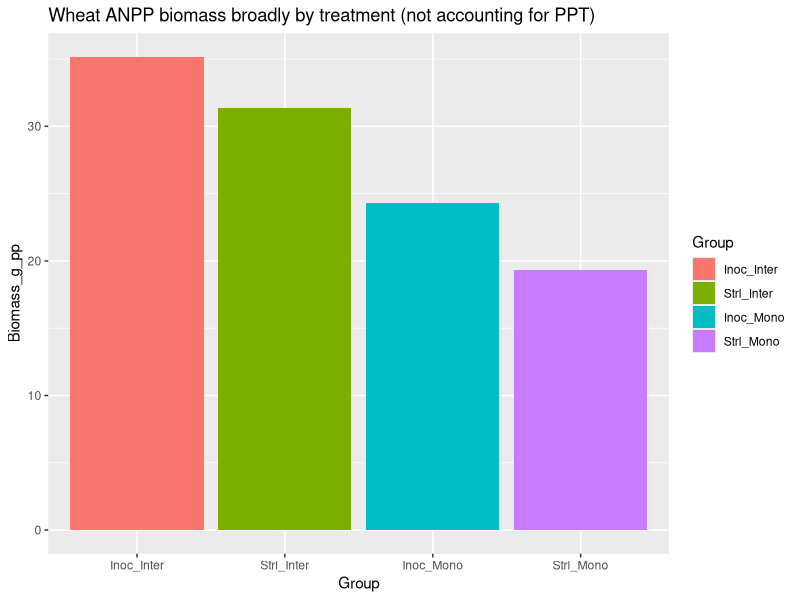
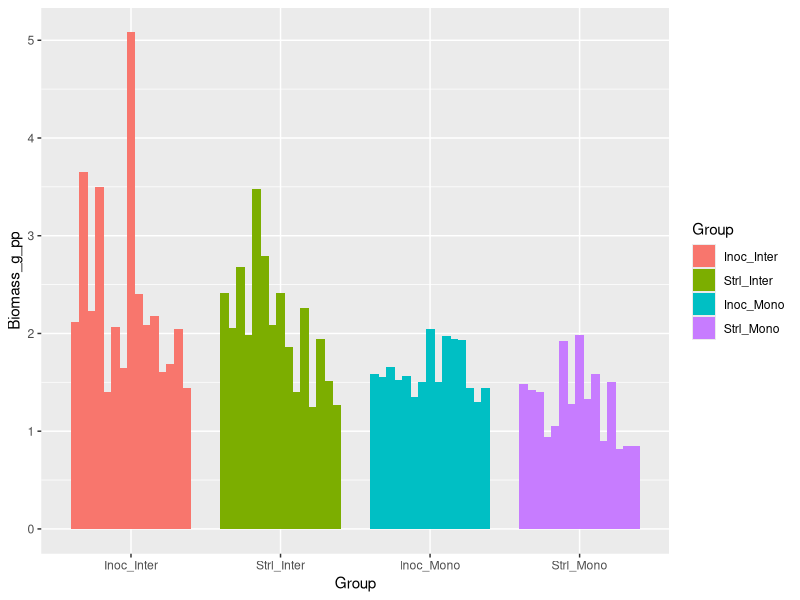

These charts were generated, in order, by the following R code: (Note: this script raises an error after producing the figures.)
## ---- chunk 1
knitr::opts_chunk$set(echo = TRUE)
## ---- chunk 2

library(tidyverse)
library(broom)
library(knitr)
library(dplyr)
## ---- chunk 3
# Loading in data to explore

ANPP <- read.csv("Biomass/ANPP_Wheat_Weights.csv")

ANPP <- ANPP %>%
  mutate(
    Inoculation = factor(Inoculation),
    Polyculture = factor(Polyculture),
    Group = interaction(Inoculation, Polyculture, sep = "_")
  )

# Adding a column for continuous water volumes: based on the assumption that the emitters are 2 gal/hr 

ANPP <- ANPP %>%
  mutate(
    Water_gal_per_wk = case_when(
      Water == "Control"  ~ 48,
      Water == "Moderate" ~ 32,
      Water == "Severe"   ~ 16,
      TRUE ~ NA_real_
    )
  )

# Adding a column which is ppt per plant (continuous)

ANPP <- ANPP %>%
  mutate(
    Water_gal_per_plant_wk = Water_gal_per_wk / Num_wheat_pot
  )

## ---- chunk 4
# Without sorting by ppt at all

ggplot(ANPP, aes(x = Group, y = Biomass_g_pp, fill = Group)) + 
  geom_col() +
  ggtitle("Wheat ANPP biomass broadly by treatment (not accounting for PPT)")

## ---- chunk 5
# With each bar individual; as you can see there is a lot of variation, hopefully due to ppt

ANPP <- ANPP %>%
  mutate(
    Inoculation = factor(Inoculation),
    Polyculture = factor(Polyculture),
    Group = interaction(Inoculation, Polyculture, sep = "_"),
    Rep = factor(row_number())
  )

ggplot(ANPP, aes(x = Group, y = Biomass_g_pp, fill = Group)) +
  geom_col(aes(group = Rep), position = position_dodge(width = 0.8))

## ---- chunk 6
knitr::include_graphics("Biomass/ANPP/expected.png")
## ---- chunk 7
# With each bar individual and ppt

ANPP <- ANPP %>%
  mutate(
    Inoculation = factor(Inoculation),
    Polyculture = factor(Polyculture),
    Water = factor(Water, levels = c("Control", "Moderate", "Severe")),
    Group = interaction(Inoculation, Polyculture, sep = "_")
  )

ggplot(ANPP, aes(x = Group, y = Biomass_g_pp, fill = Water)) +
  geom_col(position = "dodge") +
  ggtitle("Wheat ANPP biomass by PPT and treatments")

## ---- chunk 8

# Bar graph looking at water with the individual points plotted on trop
ggplot(ANPP, aes(x = Water, y = Biomass_g_pp)) +
  stat_summary(fun = mean, geom = "col", width = 0.6) +
  geom_jitter(width = 0.15, alpha = 0.6) +
  ggtitle("ANPP biomass by PPT, all treatments")


## ---- chunk 9
# The same thing (kind of) but as a boxplot with the scattered points

#This code is redundant but good for copy paste later?
ANPP <- ANPP %>%
  mutate(
    Water = factor(Water, levels = c("Control", "Moderate", "Severe"))
  )

# The plot
ggplot(ANPP, aes(x = Water, y = Biomass_g_pp)) +
  geom_boxplot(outlier.shape = NA) +
  geom_jitter(width = 0.15, alpha = 0.6) +
  ggtitle("ANPP biomass by PPT, all treatments")
## ---- chunk 10
# Looking at just monocropped

ANPP <- ANPP %>%
  mutate(
    Water = factor(Water, levels = c("Control", "Moderate", "Severe")),
    Inoculation = factor(Inoculation),
    Polyculture = factor(Polyculture)
  )

ANPP_inter <- ANPP %>%
  filter(Polyculture == "Mono")

ggplot(ANPP_inter, aes(x = Water, y = Biomass_g_pp)) +
  geom_boxplot(outlier.shape = NA) +
  geom_jitter(width = 0.15, alpha = 0.6) +
  ggtitle("ANPP biomass by PPT, Monocropped treatments only")

## ---- chunk 11
# Looking at just intercropped

ANPP <- ANPP %>%
  mutate(
    Water = factor(Water, levels = c("Control", "Moderate", "Severe")),
    Inoculation = factor(Inoculation),
    Polyculture = factor(Polyculture)
  )

ANPP_inter <- ANPP %>%
  filter(Polyculture == "Inter")

ggplot(ANPP_inter, aes(x = Water, y = Biomass_g_pp)) +
  geom_boxplot(outlier.shape = NA) +
  geom_jitter(width = 0.15, alpha = 0.6) + 
  ggtitle("ANPP biomass by PPT, Intercropped treatments only")
## ---- chunk 12
# Splitting it by crop treatment

ANPP <- ANPP %>%
  mutate(
    Water       = factor(Water, levels = c("Control", "Moderate", "Severe")),
    Inoculation = factor(Inoculation, levels = c("Strl", "Inoc")),
    Polyculture = factor(Polyculture, levels = c("Inter", "Mono"))
  )

ggplot(ANPP, aes(x = Water, y = Biomass_g_pp, fill = Inoculation)) +
  geom_boxplot(
    outlier.shape = NA,
    position = position_dodge(width = 0.8)
  ) +
  geom_point(
    aes(color = Inoculation),
    alpha = 0.6,
    size = 1.8,
    position = position_dodge(width = 0.8)
  ) +
  facet_wrap(~ Polyculture) +
  theme_bw() +
  labs(
    x = "Water treatment",
    y = "Biomass (g)"
  ) +
  ggtitle("Both Intercropped and Monoculture ANPP biomass by PPT")


## ---- chunk 13

ANPP_sum <- ANPP %>%
  group_by(Inoculation, Polyculture, Water_gal_per_wk) %>%
  summarise(mean_biomass = mean(Biomass_g, na.rm = TRUE), .groups = "drop")

# Really basic with a line connecting treatment means
ggplot(
  ANPP_sum,
  aes(
    x = Water_gal_per_wk,
    y = mean_biomass,
    color = interaction(Inoculation, Polyculture),
    group = interaction(Inoculation, Polyculture)
  )
) +
  geom_line() +
  geom_point() +
  ggtitle("ANPP biomass by PPT (gallons per week) of all treatment types")

# Slightly less basic, line connecting treatment means but split by polyculture status
ggplot(ANPP,
       aes(x = Water_gal_per_wk, y = Biomass_g, color = Inoculation, group = Inoculation)) +
  stat_summary(fun = mean, geom = "line") +
  stat_summary(fun = mean, geom = "point") +
  facet_wrap(~ Polyculture) +
  ggtitle("ANPP biomass by PPT (gallons per week), by polyculture status")

# Slightly less basic, line connecting treatment means but split by AMF status
ggplot(ANPP,
       aes(x = Water_gal_per_wk, y = Biomass_g, color = Polyculture, group = Polyculture)) +
  stat_summary(fun = mean, geom = "line") +
  stat_summary(fun = mean, geom = "point") +
  facet_wrap(~ Inoculation) +
  ggtitle("ANPP biomass by PPT (gallons per week), by AMF status")

## ---- chunk 14
# Basic with a smoothed regression line connecting treatment means
ggplot(ANPP,
       aes(x = Water_gal_per_wk, y = Biomass_g,
           color = interaction(Inoculation, Polyculture))) +
  geom_point(alpha = 0.5) +
  geom_smooth(method = "lm", se = FALSE) +
  ggtitle("ANPP biomass by PPT (gallons per week) of all treatment types") +
  xlab("Gallons of water per week") +
  ylab("Mean ANPP biomass (g)")

# Basic with a smoothed regression line connecting treatment means, separated by intercropping status

ggplot(ANPP,
       aes(x = Water_gal_per_wk, y = Biomass_g, color = Inoculation)) +
  geom_point(alpha = 0.5) +
  geom_smooth(method = "lm", se = FALSE) +
  facet_wrap(~ Polyculture) +
  ggtitle("ANPP biomass by PPT (gallons per week), by intercropping status") +
  xlab("Gallons of water per week") +
  ylab("Mean ANPP biomass (g)")

# Basic with a smoothed regression line connecting treatment means, separated by AMF status

ggplot(ANPP,
       aes(x = Water_gal_per_wk, y = Biomass_g, color = Polyculture)) +
  geom_point(alpha = 0.5) +
  geom_smooth(method = "lm", se = FALSE) +
  facet_wrap(~ Inoculation) +
  ggtitle("ANPP biomass by PPT (gallons per week), by AMF status") +
  xlab("Gallons of water per week") +
  ylab("Mean ANPP biomass (g)")

## ---- chunk 15
ANPP_sum <- ANPP %>%
  group_by(Inoculation, Polyculture, Water_gal_per_plant_wk) %>%
  summarise(mean_biomass = mean(Biomass_g, na.rm = TRUE), .groups = "drop")

# Really basic with a line connecting treatment means
ggplot(
  ANPP_sum,
  aes(
    x = Water_gal_per_plant_wk,
    y = mean_biomass,
    color = interaction(Inoculation, Polyculture),
    group = interaction(Inoculation, Polyculture)
  )
) +
  geom_line() +
  geom_point() +
  ggtitle("ANPP biomass by PPT (gallons per week) of all treatment types", subtitle = "With precipitation adjusted to per-plant density") +
  xlab("Gallons of water per week, density-adjusted") +
  ylab("Mean ANPP biomass (g)")

# Slightly less basic, line connecting treatment means but split by polyculture status
ggplot(ANPP,
       aes(x = Water_gal_per_plant_wk, y = Biomass_g, color = Inoculation, group = Inoculation)) +
  stat_summary(fun = mean, geom = "line") +
  stat_summary(fun = mean, geom = "point") +
  facet_wrap(~ Polyculture) +
  ggtitle("ANPP biomass by PPT (gallons per week), by polyculture status", subtitle = "With precipitation adjusted to per-plant density") +
  xlab("Gallons of water per week, density-adjusted") +
  ylab("Mean ANPP biomass (g)")

# Slightly less basic, line connecting treatment means but split by AMF status
ggplot(ANPP,
       aes(x = Water_gal_per_plant_wk, y = Biomass_g, color = Polyculture, group = Polyculture)) +
  stat_summary(fun = mean, geom = "line") +
  stat_summary(fun = mean, geom = "point") +
  facet_wrap(~ Inoculation) +
  ggtitle("ANPP biomass by PPT (gallons per week), by AMF status", subtitle = "With precipitation adjusted to per-plant density") +
  xlab("Gallons of water per week, density-adjusted") +
  ylab("Mean ANPP biomass (g)")

## ---- chunk 16
ANPP_sum <- ANPP %>%
  group_by(Inoculation, Polyculture, Water_gal_per_plant_wk) %>%
  summarise(mean_biomass = mean(Biomass_g_pp, na.rm = TRUE), .groups = "drop")

# Really basic with a line connecting treatment means
ggplot(
  ANPP_sum,
  aes(
    x = Water_gal_per_plant_wk,
    y = mean_biomass,
    color = interaction(Inoculation, Polyculture),
    group = interaction(Inoculation, Polyculture)
  )
) +
  geom_line() +
  geom_point() +
  ggtitle("ANPP biomass by PPT (gallons per week) of all treatment types", subtitle = "With precipitation adjusted to per-plant density") +
  xlab("Gallons of water per week, density-adjusted") +
  ylab("Mean ANPP biomass (g) per plant")

# Slightly less basic, line connecting treatment means but split by polyculture status
ggplot(ANPP,
       aes(x = Water_gal_per_plant_wk, y = Biomass_g_pp, color = Inoculation, group = Inoculation)) +
  stat_summary(fun = mean, geom = "line") +
  stat_summary(fun = mean, geom = "point") +
  facet_wrap(~ Polyculture) +
  ggtitle("ANPP biomass by PPT (gallons per week), by polyculture status", subtitle = "With precipitation adjusted to per-plant density") +
  xlab("Gallons of water per week, density-adjusted") +
  ylab("Mean ANPP biomass per plant(g)")

# Slightly less basic, line connecting treatment means but split by AMF status
ggplot(ANPP,
       aes(x = Water_gal_per_plant_wk, y = Biomass_g_pp, color = Polyculture, group = Polyculture)) +
  stat_summary(fun = mean, geom = "line") +
  stat_summary(fun = mean, geom = "point") +
  facet_wrap(~ Inoculation) +
  ggtitle("ANPP biomass by PPT (gallons per week), by AMF status", subtitle = "With precipitation adjusted to per-plant density") +
  xlab("Gallons of water per week, density-adjusted") +
  ylab("Mean ANPP biomass per plant (g)")

# Also testing this
# Basic with a smoothed regression line connecting treatment means
ggplot(ANPP,
       aes(x = Water_gal_per_plant_wk, y = Biomass_g_pp,
           color = interaction(Inoculation, Polyculture))) +
  geom_point(alpha = 0.5) +
  geom_smooth(method = "lm", se = FALSE) +
  ggtitle("ANPP biomass by PPT (gallons per week) of all treatment types", 
          subtitle = "Density adjusted for PPT and biomass") +
  xlab("Gallons of water per week, density adjusted per plant") +
  ylab("Mean ANPP biomass per plant (g)")

